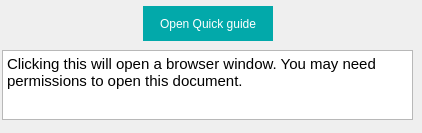
       <widget class="QWidget" name="QuickGuide">
        <attribute name="title">
         <string>Quick Guide</string>
        </attribute>
        <widget class="QWidget" name="layoutWidget">
         <property name="geometry">
          <rect>
           <x>2</x>
           <y>3</y>
           <width>411</width>
           <height>121</height>
          </rect>
         </property>
         <layout class="QVBoxLayout" name="verticalLayout_7">
          <item>
           <layout class="QHBoxLayout" name="horizontalLayout_3">
            <item>
             <spacer name="horizontalSpacer_3">
              <property name="orientation">
               <enum>Qt::Horizontal</enum>
              </property>
              <property name="sizeHint" stdset="0">
               <size>
                <width>40</width>
                <height>20</height>
               </size>
              </property>
             </spacer>
            </item>
            <item>
             <widget class="QPushButton" name="m_PshBtn_quickGuide">
              <property name="minimumSize">
               <size>
                <width>130</width>
                <height>35</height>
               </size>
              </property>
              <property name="maximumSize">
               <size>
                <width>16777215</width>
                <height>35</height>
               </size>
              </property>
              <property name="styleSheet">
               <string notr="true">QPushButton
{
border: 2px solid red;
border-width : 2px;
border-color: rgba(2,169,170,255);
	color: rgb(255, 255, 255);
background-color: rgba(2,169,170,255);
font: 10pt &quot;Open Sans&quot;;
}
QPushButton:pressed
{
	border:1px solid red;
}
 QPushButton:hover 
{
     background-color:rgb(255, 255, 255);
	color: rgb(0, 0, 0);
 }
QToolTip
{
	background-color: rgb(255, 255, 127);
	color:rgb(0,0,0);
}
QPushButton:disabled {
background-color:rgb(211, 215, 207);
}
</string>
              </property>
              <property name="text">
               <string>Open Quick guide</string>
              </property>
             </widget>
            </item>
            <item>
             <spacer name="horizontalSpacer_2">
              <property name="orientation">
               <enum>Qt::Horizontal</enum>
              </property>
              <property name="sizeHint" stdset="0">
               <size>
                <width>40</width>
                <height>20</height>
               </size>
              </property>
             </spacer>
            </item>
           </layout>
          </item>
          <item>
           <widget class="QTextEdit" name="textEdit_2">
            <property name="minimumSize">
             <size>
              <width>0</width>
              <height>70</height>
             </size>
            </property>
            <property name="maximumSize">
             <size>
              <width>16777215</width>
              <height>70</height>
             </size>
            </property>
            <property name="readOnly">
             <bool>true</bool>
            </property>
            <property name="html">
             <string>&lt;!DOCTYPE HTML PUBLIC &quot;-//W3C//DTD HTML 4.0//EN&quot; &quot;http://www.w3.org/TR/REC-html40/strict.dtd&quot;&gt;
&lt;html&gt;&lt;head&gt;&lt;meta name=&quot;qrichtext&quot; content=&quot;1&quot; /&gt;&lt;style type=&quot;text/css&quot;&gt;
p, li { white-space: pre-wrap; }
&lt;/style&gt;&lt;/head&gt;&lt;body style=&quot; font-family:'MS Shell Dlg 2'; font-size:11pt; font-weight:400; font-style:normal;&quot;&gt;
&lt;p style=&quot; margin-top:0px; margin-bottom:0px; margin-left:0px; margin-right:0px; -qt-block-indent:0; text-indent:0px;&quot;&gt;Clicking this will open a browser window. You may need permissions to open this document.&lt;/p&gt;&lt;/body&gt;&lt;/html&gt;</string>
            </property>
           </widget>
          </item>
         </layout>
        </widget>
       </widget>
